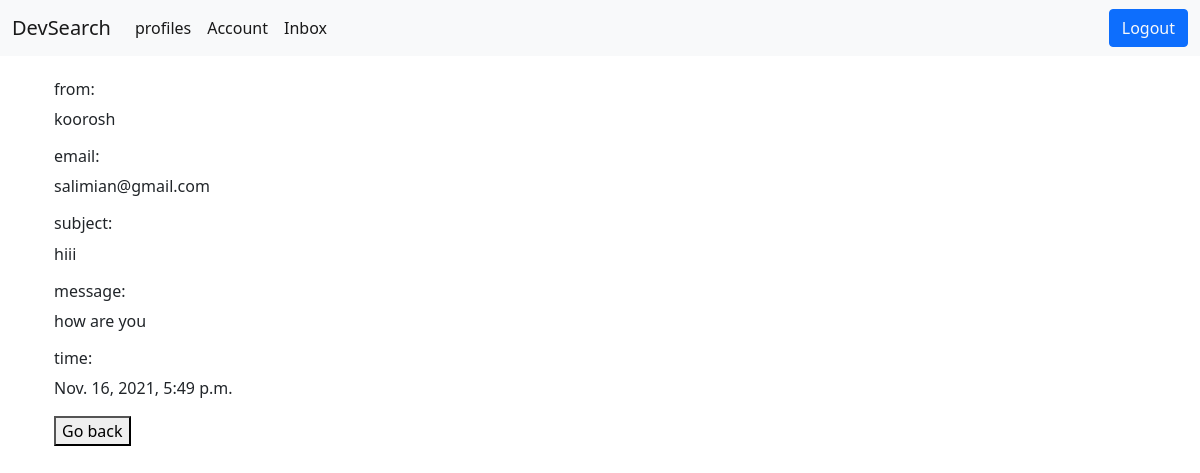
Page /inbox/single-message/d07f87a4-e401-4588-be69-cbed623dbe45 (signed in) on the committed database.
### users/models.py (models this page shows, shortened)
class Message(models.Model):
    sender = models.ForeignKey(
        Profile, on_delete=models.SET_NULL, null=True, blank=True)
    recipient = models.ForeignKey(
        Profile, on_delete=models.SET_NULL, null=True, blank=True, related_name="messages")
    email = models.EmailField(max_length=200, null=True, blank=True)
    subject = models.CharField(max_length=200, null=True, blank=True)
    body = models.TextField()
    is_read = models.BooleanField(default=False, null=True)
    created = models.DateTimeField(auto_now_add=True)
    id = models.UUIDField(default=uuid.uuid4, unique=True,
                          primary_key=True, editable=False)
    class Meta:
        ordering = ['is_read', '-created']

class Profile(models.Model):
    user = models.OneToOneField(
        User, on_delete=models.CASCADE, null=True, blank=True)
    name = models.CharField(max_length=200, blank=True, null=True)
    email = models.EmailField(max_length=500, blank=True, null=True)
    username = models.CharField(max_length=200, blank=True, null=True)
    location = models.CharField(max_length=200, blank=True, null=True)
    short_intro = models.CharField(max_length=200, blank=True, null=True)
    bio = models.TextField(blank=True, null=True)
    profile_image = models.ImageField(
        null=True, blank=True, upload_to='profiles/', default="profiles/user-default.png")
    social_github = models.CharField(max_length=200, blank=True, null=True)
    social_twitter = models.CharField(max_length=200, blank=True, null=True)
    social_linkedin = models.CharField(max_length=200, blank=True, null=True)
    social_youtube = models.CharField(max_length=200, blank=True, null=True)
    social_website = models.CharField(max_length=200, blank=True, null=True)
    created = models.DateTimeField(auto_now_add=True)
    id= models.UUIDField(default=uuid.uuid4, unique=True, primary_key=True, editable=False)
    def __str__(self):
        return str(self.username)

### users/views.py (the view)
# urls.py: path('inbox/single-message/<str:pk>', views.single_message , name='single-message'),
def single_message(request, pk):
    profile= request.user.profile
    message= profile.messages.get(id=pk)
    if message.is_read== False :
        message.is_read = True
        message.save()
    return render(request,'single-message.html',{'single_message':message})

### users/templates/single-message.html
{% extends 'main.html' %}
{% block content %}
<div class="container">
  <br>
  <h6>from: </h6>
  <p>{{single_message.sender}}</p>
  <h6>email: </h6>
  <p>{{single_message.email}}</p>
  <h6>subject: </h6>
  <p>{{single_message.subject}}</p>
  <h6>message: </h6>
  <p>{{single_message.body}}</p>
  <h6>time: </h6>
  <p>{{single_message.created}}</p>
  <a href="{% url 'inbox' %}"> <button>Go back</button></a>
</div>
  {% endblock %}

### rows in the picture
Message: sender "koorosh", email "salimian@gmail.com", subject "hiii", body "how are you", created "Nov. 16, 2021, 5:49 p.m."
